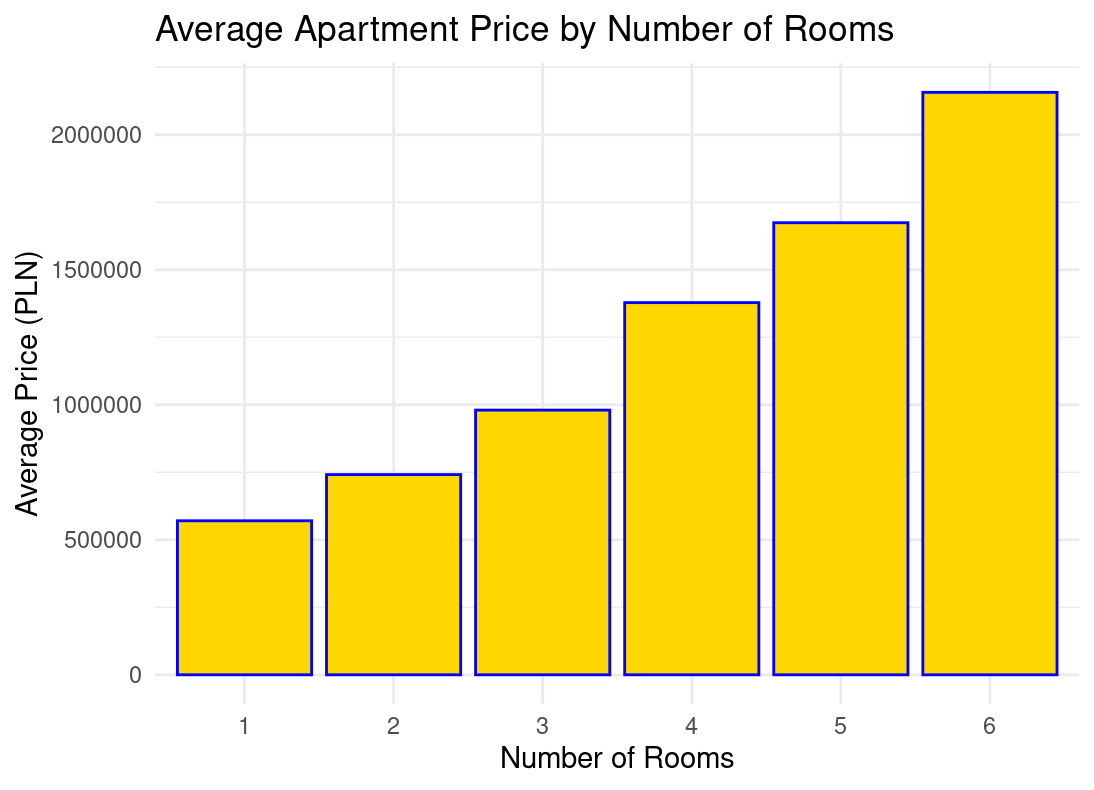

R code for this plot:
---
  title: 'Summary Statistics'
---
  
# firstly need to install package to work with "ggplot2"
install.packages("ggplot2")
# loading library to make visuals
library(ggplot2)
library(scales)

# importing data
krk_apartments <- read.csv('apartments_krakow_6month_final.csv')

ggplot(data=krk_apartments, aes(x = factor(rooms), y = price)) +
  stat_summary(fun = "mean", geom = "bar", fill = "gold", color = "blue") +
  labs(title = "Average Apartment Price by Number of Rooms", x = "Number of Rooms", y = "Average Price (PLN)") +
  theme_minimal()
